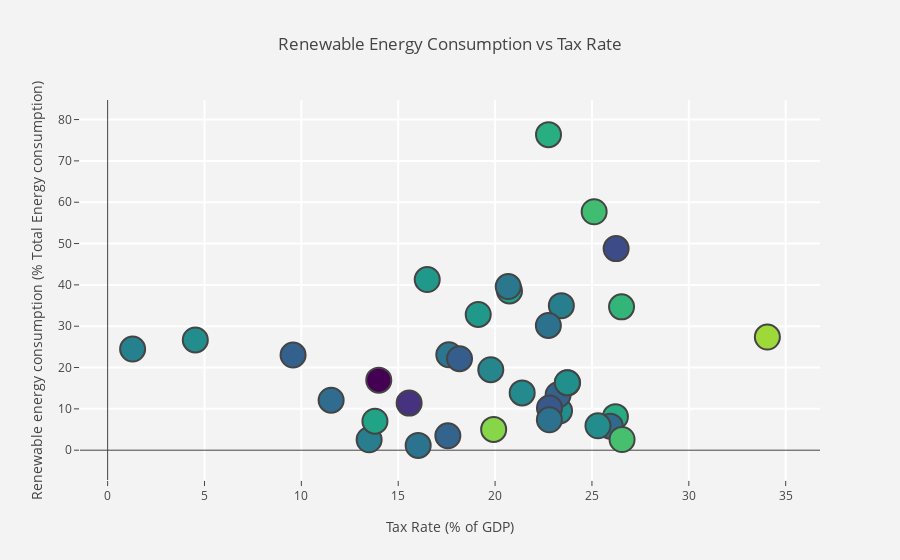

Notebook code for this chart:
### Markdown cell above
If the bubbles are set according to the population see we can't clearly see the relationship clearly as most of the consumption and tax rate is in one cluster. Thus, I will move onto setting it into a normalised size.

### Code cell
traceeuro = go.Scatter(
    x=world['Tax Revenue (% of GDP)'],
    y=world['Renewable energy consumption (% Total Energy consumption)'],
    mode='markers',
    name='Europe',
    text=world.index,
    marker=dict(
        sizemode='diameter',
        color = np.random.randn(500), #set color equal to a variable
        colorscale='Viridis',
        sizeref=0.85,
        size=25,
        line=dict(
            width=2
        ),
    )
)


data4 = [traceeuro]
layout4 = go.Layout(
    title='Renewable Energy Consumption vs Tax Rate',
    xaxis=dict(
        title='Tax Rate (% of GDP)',
        gridcolor='rgb(255, 255, 255)',
        zerolinewidth=1,
        ticklen=5,
        gridwidth=2,
    ),
    yaxis=dict(
        title='Renewable energy consumption (% Total Energy consumption)',
        gridcolor='rgb(255, 255, 255)',
        zerolinewidth=1,
        ticklen=5,
        gridwidth=2,
    ),
    paper_bgcolor='rgb(243, 243, 243)',
    plot_bgcolor='rgb(243, 243, 243)',
)

fig4 = go.Figure(data=data4, layout=layout4)
iplot(fig4)

### Figure 1 — Plotly figure (JSON) as saved in the notebook; plotly's stock layout.template omitted (floating-point values rounded to 4 significant figures; data arrays with more than 128 entries replaced by an {"elided": "..."} marker saying what was removed)
{"data": [{"marker": {"color": {"elided": "500 float values"}, "colorscale": "Viridis", "line": {"width": 2}, "size": 25, "sizemode": "diameter", "sizeref": 0.85}, "mode": "markers", "name": "Europe", "text": ["Albania", "Austria", "Azerbaijan", "Belarus", "Belgium", "Bosnia and Herzegovina", "Croatia", "Cyprus", "Denmark", "Estonia", "Finland", "France", "Georgia", "Germany", "Greece", "Hungary", "Iceland", "Ireland", "Italy", "Kazakhstan", "Latvia", "Lithuania", "Luxembourg", "Malta", "Netherlands", "Norway", "Poland", "Portugal", "Romania", "Slovenia", "Spain", "Sweden", "Switzerland", "Turkey", "Ukraine", "United Kingdom"], "type": "scatter", "x": [16.5, 26.53, 13.5, 13.8, 26.21, 19.78, 19.13, 23.33, 34.06, 1.29, 20.74, 23.25, 23.42, 11.54, 23.74, 22.81, 22.76, 22.8, 23.73, 16.03, 20.68, 4.526, 25.94, 26.55, 19.93, 25.11, 15.56, 22.75, 17.61, 18.16, 14.0, 26.25, 9.572, 21.4, 17.56, 25.31], "y": [41.29, 34.69, 2.526, 7.009, 8.119, 19.48, 32.84, 9.516, 27.38, 24.48, 38.54, 13.41, 34.98, 12.09, 16.29, 10.22, 76.36, 7.361, 16.32, 1.165, 39.6, 26.67, 5.812, 2.586, 5.028, 57.69, 11.4, 30.19, 23.09, 22.14, 16.95, 48.78, 23.02, 13.86, 3.487, 5.9]}], "layout": {"paper_bgcolor": "rgb(243, 243, 243)", "plot_bgcolor": "rgb(243, 243, 243)", "title": "Renewable Energy Consumption vs Tax Rate", "xaxis": {"gridcolor": "rgb(255, 255, 255)", "gridwidth": 2, "ticklen": 5, "title": "Tax Rate (% of GDP)", "zerolinewidth": 1}, "yaxis": {"gridcolor": "rgb(255, 255, 255)", "gridwidth": 2, "ticklen": 5, "title": "Renewable energy consumption (% Total Energy consumption)", "zerolinewidth": 1}}}
